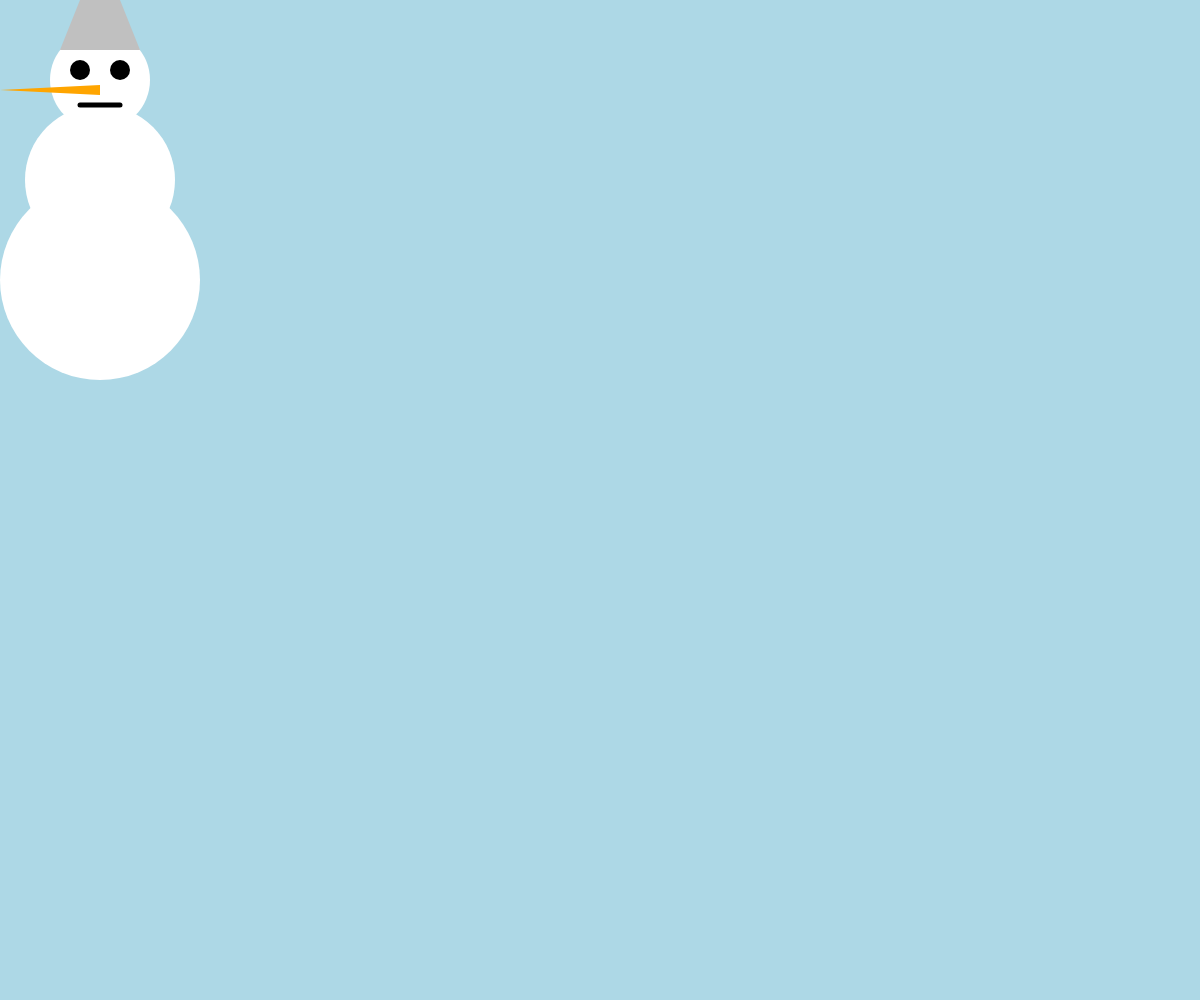
Frame 1 (no input)
Frame 60 (no input): identical to frame 1, image omitted
Frame 120 (the mouse pressed at the canvas centre since frame 60): identical to frame 1, image omitted

The p5.js sketch that drew this single still picture (run headless with seeded random() and noise() and a simulated clock; from frame 60 on, the mouse is pressed at the canvas centre):

// p5.js sketch
// ── sketch.js
let x = 100
let y = 280


function setup() {
	createCanvas(windowWidth, windowHeight)
}
function draw() {
	background('lightblue')
	if(keyIsPressed){
		if(keyCode == RIGHT_ARROW){
			x=x+1
		}
		else if(keyCode == LEFT_ARROW){
			x=x-1
		}
		else if(keyCode == DOWN_ARROW){
			y=y+1
		}
		else if(keyCode == UP_ARROW){
			y=y-1
		}
	}

	if(x<=100 && y<=280){
		x=100
		y=280
	}
	else if(x>=width-100 && y<=280){
		x=width-100
		y=280
	}
	else if(x>=width-100 && y>=height-100){
		x=width-100
		y=height-100
	}
	else if(x<=100 && y>=height-100){
		x=100
		y=height-100
	}
	else if(x<=100){
		x=100
	}
	else if(y<=280){
		y=280
	}
	else if(x>=width-100){
		x=width-100
	}
	else if(y>=height-100){
		y=height-100
	}

	snowman(x,y)
	
}

function snowman(centerX, centerY) {
	fill('white')
	noStroke()
	ellipse(centerX,centerY,200,200)
	ellipse(centerX,centerY-100,150,150)
	ellipse(centerX,centerY-200,100,100)
	fill('black')
	ellipse(centerX-20, centerY-210, 20, 20)
	ellipse(centerX+20, centerY-210, 20, 20)
	fill('orange')
	triangle(centerX, centerY-195, centerX-100, centerY-190, centerX, centerY-185)
	strokeWeight(5)
	stroke('black')
	line(centerX-20, centerY-175, centerX+20,centerY-175)
	noStroke()
	fill('silver')
	quad(centerX-40, centerY-230, centerX-20, centerY-280, centerX+20, centerY-280, centerX+40, centerY-230)
}
